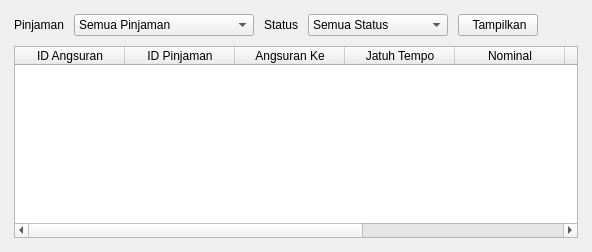
            <widget class="QWidget" name="tabJadwalAngsuran">
             <attribute name="title">
              <string>Jadwal Angsuran Pinjaman</string>
             </attribute>
             <layout class="QVBoxLayout" name="layoutTabJadwal">
              <property name="spacing">
               <number>10</number>
              </property>
              <property name="leftMargin">
               <number>14</number>
              </property>
              <property name="topMargin">
               <number>14</number>
              </property>
              <property name="rightMargin">
               <number>14</number>
              </property>
              <property name="bottomMargin">
               <number>14</number>
              </property>
              <item>
               <layout class="QHBoxLayout" name="layoutFilterJadwal">
                <property name="spacing">
                 <number>10</number>
                </property>
                <item>
                 <widget class="QLabel" name="lblPinjamanFilter">
                  <property name="text">
                   <string>Pinjaman</string>
                  </property>
                 </widget>
                </item>
                <item>
                 <widget class="QComboBox" name="cmbPinjamanAnggota">
                  <property name="minimumSize">
                   <size>
                    <width>180</width>
                    <height>0</height>
                   </size>
                  </property>
                  <item>
                   <property name="text">
                    <string>Semua Pinjaman</string>
                   </property>
                  </item>
                 </widget>
                </item>
                <item>
                 <widget class="QLabel" name="lblStatusJadwal">
                  <property name="text">
                   <string>Status</string>
                  </property>
                 </widget>
                </item>
                <item>
                 <widget class="QComboBox" name="cmbStatusAngsuranAnggota">
                  <property name="minimumSize">
                   <size>
                    <width>140</width>
                    <height>0</height>
                   </size>
                  </property>
                  <item>
                   <property name="text">
                    <string>Semua Status</string>
                   </property>
                  </item>
                  <item>
                   <property name="text">
                    <string>Belum Lunas</string>
                   </property>
                  </item>
                  <item>
                   <property name="text">
                    <string>Lunas</string>
                   </property>
                  </item>
                  <item>
                   <property name="text">
                    <string>Terlambat</string>
                   </property>
                  </item>
                 </widget>
                </item>
                <item>
                 <widget class="QPushButton" name="btnFilterJadwalAngsuran">
                  <property name="text">
                   <string> Tampilkan</string>
                  </property>
                  <property name="icon">
                   <iconset>
                    <normaloff>icons/act_search.png</normaloff>icons/act_search.png</iconset>
                  </property>
                  <property name="iconSize">
                   <size>
                    <width>16</width>
                    <height>16</height>
                   </size>
                  </property>
                  <property name="btnType" stdset="0">
                   <string>neutral</string>
                  </property>
                 </widget>
                </item>
                <item>
                 <spacer name="spacerJadwalAnggota">
                  <property name="orientation">
                   <enum>Qt::Horizontal</enum>
                  </property>
                  <property name="sizeHint" stdset="0">
                   <size>
                    <width>40</width>
                    <height>20</height>
                   </size>
                  </property>
                 </spacer>
                </item>
               </layout>
              </item>
              <item>
               <widget class="QTableWidget" name="tblJadwalAngsuranAnggota">
                <property name="editTriggers">
                 <set>QAbstractItemView::NoEditTriggers</set>
                </property>
                <property name="alternatingRowColors">
                 <bool>true</bool>
                </property>
                <property name="selectionMode">
                 <enum>QAbstractItemView::SingleSelection</enum>
                </property>
                <property name="selectionBehavior">
                 <enum>QAbstractItemView::SelectRows</enum>
                </property>
                <attribute name="horizontalHeaderDefaultSectionSize">
                 <number>110</number>
                </attribute>
                <attribute name="horizontalHeaderStretchLastSection">
                 <bool>true</bool>
                </attribute>
                <column>
                 <property name="text">
                  <string>ID Angsuran</string>
                 </property>
                </column>
                <column>
                 <property name="text">
                  <string>ID Pinjaman</string>
                 </property>
                </column>
                <column>
                 <property name="text">
                  <string>Angsuran Ke</string>
                 </property>
                </column>
                <column>
                 <property name="text">
                  <string>Jatuh Tempo</string>
                 </property>
                </column>
                <column>
                 <property name="text">
                  <string>Nominal</string>
                 </property>
                </column>
                <column>
                 <property name="text">
                  <string>Denda</string>
                 </property>
                </column>
                <column>
                 <property name="text">
                  <string>Total</string>
                 </property>
                </column>
                <column>
                 <property name="text">
                  <string>Status</string>
                 </property>
                </column>
               </widget>
              </item>
             </layout>
            </widget>
